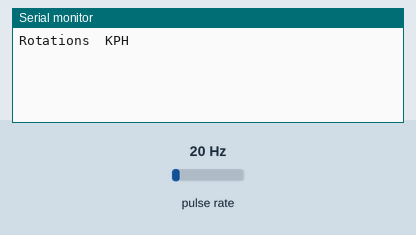
Simulated run of this sketch. Board: Arduino Uno, built with avr-gcc and run on an emulated ATmega328P. Shown: the last lines printed to the serial monitor. Wiring (inferred from the names in the program): pulse sensor: data pin 3. The inputs (shaded band) are chosen by the test bench; at power-on: pulse rate 20 Hz.

Above: at 1.2 s.
1.3 s: pulse rate (sensor on pin 3) set to 4 Hz
At 3.4 s:
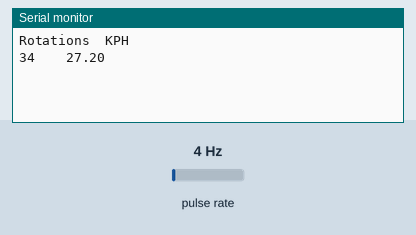
4.3 s: pulse rate (sensor on pin 3) set to 50 Hz
At 6.9 s:
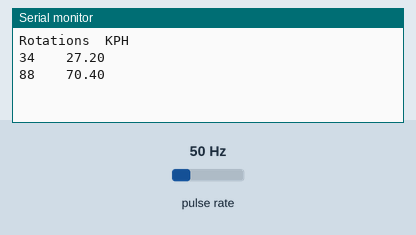

Measured:
- after the input at 1.3 s, the serial monitor: prints a new line after 1.7 s (image 1)
- after the input at 4.3 s, the serial monitor: prints a new line after 1.7 s (image 2)

The sketch:

anemometer.ino
```cpp
#include <math.h>

static int WindSensorPin = 3;      //The pin location of the anemometer sensor

volatile unsigned long Rotations = 0;  // cup rotation counter used in interrupt routine
volatile unsigned long ContactBounceTime;  // Timer to avoid contact bounce in interrupt routine

float WindSpeed;        // speed miles per hour

void setup() {

  Serial.begin(9600);

  pinMode(WindSensorPin, INPUT);
  attachInterrupt(digitalPinToInterrupt(WindSensorPin), isr_rotation, FALLING);

  Serial.println("Rotations\tKPH");

}

void loop() {

  Rotations = 0; //Set NbTops to 0 ready for calculations
  sei();         //Enables interrupts
  delay (3000);  //Wait 3 seconds to average
  cli();         //Disable interrupts

  // convert to km/h using the formula V=P(2.4/T)
  // V = P(2.4/3) = P * 0.8

  WindSpeed = Rotations * 0.8;

  Serial.print(Rotations);   Serial.print("\t\t");
  Serial.println(WindSpeed);

}

// This is the function that the interrupt calls to increment the rotation count
void isr_rotation ()   {

  if ((millis() - ContactBounceTime) > 15 ) {  // debounce the switch contact.
    Rotations++;
    ContactBounceTime = millis();
  }

}
```
